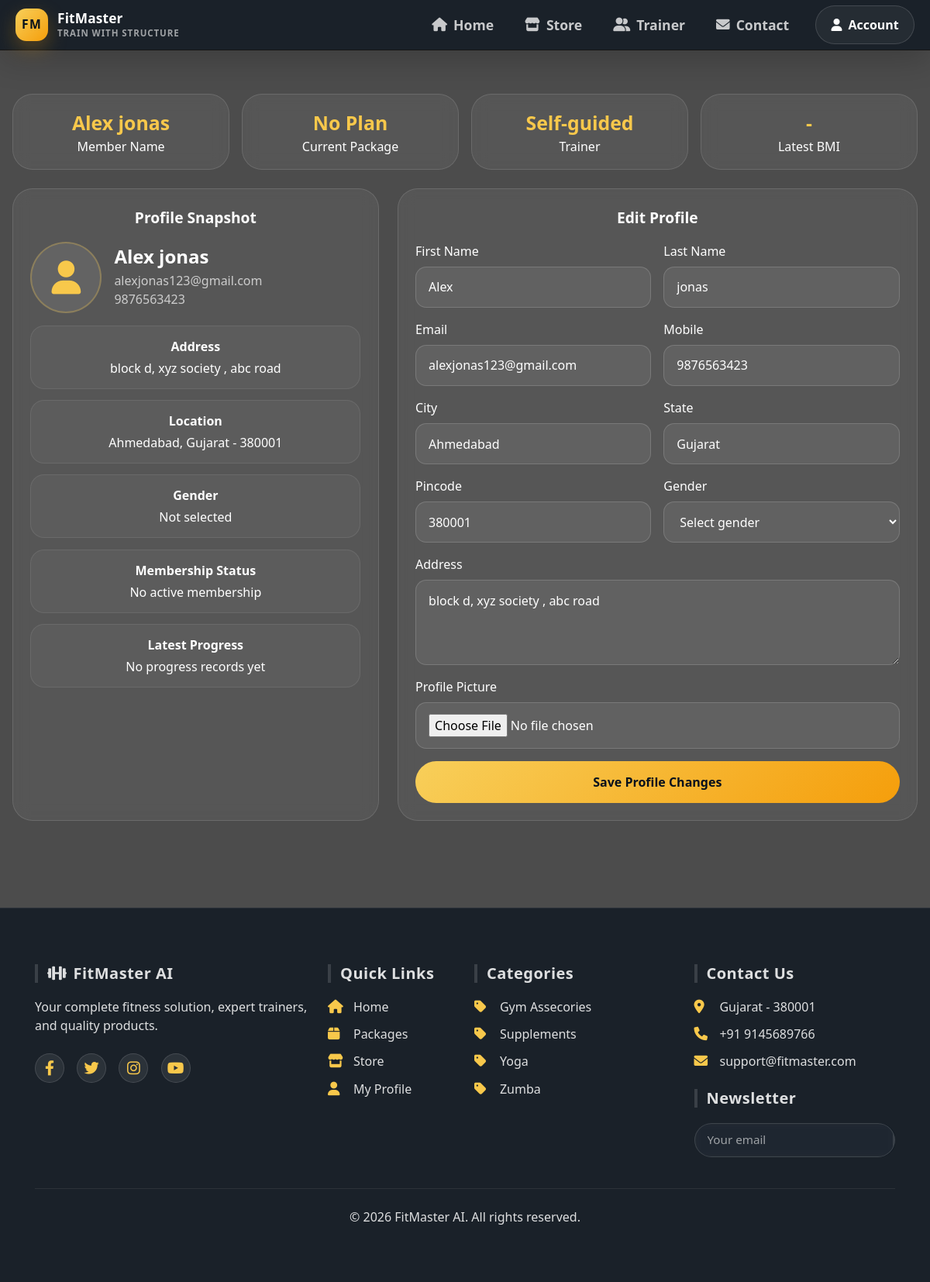
The app's page /userprofile/ (signed in), older data.
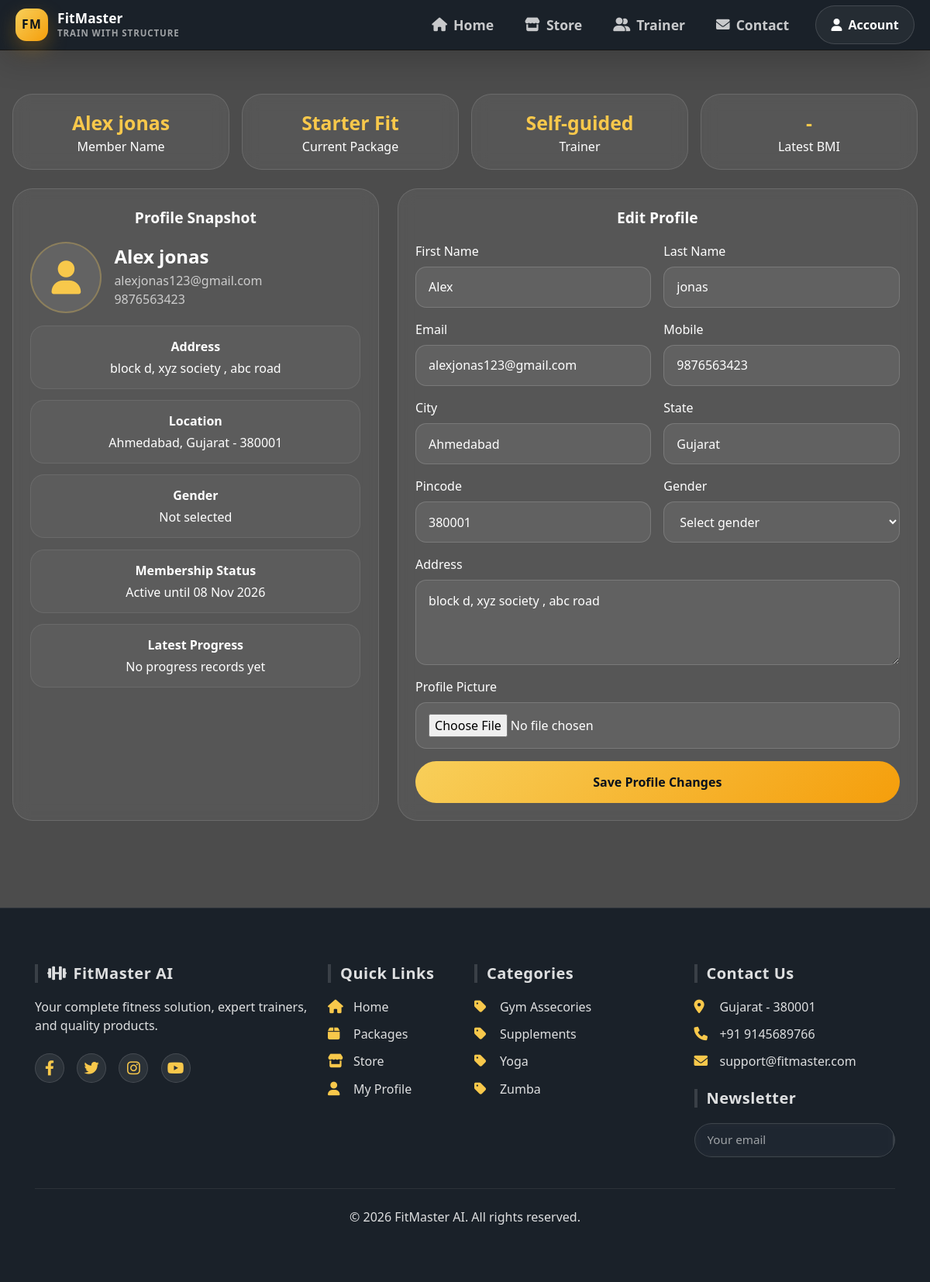
The same page, newer data.
### Fit/models.py (models this page shows)
class Membership(models.Model):
    customer = models.ForeignKey(User, on_delete=models.CASCADE)
    package = models.ForeignKey(Package, on_delete=models.CASCADE,default=True)
    trainer = models.ForeignKey(Trainer, on_delete=models.SET_NULL, null=True)
    start_date = models.DateField()
    end_date = models.DateField()
    status = models.CharField(max_length=20)

class Package(models.Model):
    name = models.CharField(max_length=100)
    duration_months = models.IntegerField()
    price = models.DecimalField(max_digits=10, decimal_places=2)
    description = models.TextField()

### Fit/views.py (the view, shortened to what this page needs)
# urls.py: path('userprofile/', userprofile, name='userprofile'),
@customer_required
def userprofile(request):
    if 'login' not in request.session:
        messages.error(request, 'Please login first to view your profile.')
        return redirect('login')
    user = User.objects.get(email=request.session['login'])
    membership = _get_active_membership(user)
    latest_progress = FitnessProgress.objects.filter(customer=user).order_by('-record_date', '-id').first()
    return render(request, 'Userprofile.html', {
        'login': True,
        'profile_user': user,
        'membership': membership,
        'latest_progress': latest_progress,
    })

### Fit/context_processors.py (called while the page is built)
def footer_categories(request):
    return {
        'footer_categories': Category.objects.all().order_by('name')[:4]
    }

### Fit/views.py (called while the page is built)
def _get_active_membership(user):
    return (
        Membership.objects.filter(
            customer=user,
            status__iexact='Active',
            end_date__gte=date.today()
        )
        .select_related('package', 'trainer', 'trainer__users')
        .order_by('-end_date', '-id')
        .first()
    )

def customer_required(view_func):
    @never_cache
    @wraps(view_func)
    def _wrapped_view(request, *args, **kwargs):
        if request.session.get('login'):
            return view_func(request, *args, **kwargs)
        messages.error(request, 'Please log in to access this page.')
        return redirect('login')
    return _wrapped_view

### Fit/templates/Userprofile.html (shortened to what the changed rows need)
﻿{% extends "nav.html" %}
{% load static %}
{% block extra_css %}
<link rel="stylesheet" href="{% static 'css/templates/Userprofile.css' %}">
{% endblock %}
{% block content %}
<div class="profile-wrap">
  <div class="row g-3 mb-4">
    <div class="col-md-3"><div class="metric-card"><strong>{% if membership %}{{ membership.package.name }}{% else %}No Plan{% endif %}</strong>Current Package</div></div>
  </div>
  <div class="row g-4">
    <div class="col-lg-5">
      <div class="glass-panel h-100">
        <div class="profile-head">
          <div class="profile-copy">
            <h2>{{ profile_user.firstname }} {{ profile_user.lastname }}</h2>
          </div>
        </div>
        <div class="stat-item">
          <strong>Membership Status</strong>
          <div>{% if membership %}{{ membership.status }} until {{ membership.end_date|date:"d M Y" }}{% else %}No active membership{% endif %}</div>
        </div>
      </div>
    </div>
  </div>
</div>
{% endblock %}

Row changes from the older to the newer data that the page shows:
added Membership: package.name "Starter Fit", status "Active", end_date "08 Nov 2026"
Text that changed along with them:
text no longer shown: "No Plan No active membership"
text now shown: "until"
